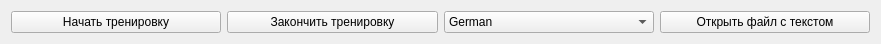
   <widget class="QWidget" name="layoutWidget">
    <property name="geometry">
     <rect>
      <x>10</x>
      <y>20</y>
      <width>881</width>
      <height>41</height>
     </rect>
    </property>
    <layout class="QHBoxLayout" name="horizontalLayout_2">
     <item>
      <widget class="QPushButton" name="bnt_start">
       <property name="text">
        <string>Начать тренировку</string>
       </property>
      </widget>
     </item>
     <item>
      <widget class="QPushButton" name="bnt_end">
       <property name="text">
        <string>Закончить тренировку</string>
       </property>
      </widget>
     </item>
     <item>
      <widget class="QComboBox" name="comboBox">
       <item>
        <property name="text">
         <string>German</string>
        </property>
       </item>
       <item>
        <property name="text">
         <string>French</string>
        </property>
       </item>
       <item>
        <property name="text">
         <string>Arabic</string>
        </property>
       </item>
       <item>
        <property name="text">
         <string>English</string>
        </property>
       </item>
       <item>
        <property name="text">
         <string>Belarusian</string>
        </property>
       </item>
       <item>
        <property name="text">
         <string>Hebrew</string>
        </property>
       </item>
      </widget>
     </item>
     <item>
      <widget class="QPushButton" name="pushButton">
       <property name="styleSheet">
        <string notr="true"/>
       </property>
       <property name="text">
        <string>Открыть файл с текстом</string>
       </property>
      </widget>
     </item>
    </layout>
   </widget>
